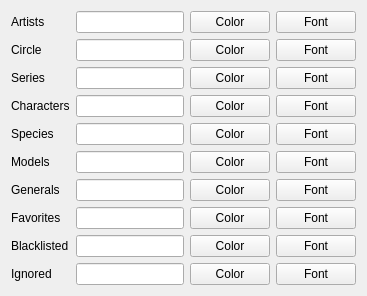
      <widget class="QWidget" name="pageInterfaceColoring">
       <layout class="QFormLayout" name="formLayout_11">
        <item row="0" column="0">
         <widget class="QLabel" name="label_30">
          <property name="text">
           <string>Artists</string>
          </property>
         </widget>
        </item>
        <item row="0" column="1">
         <layout class="QHBoxLayout" name="horizontalLayout_3" stretch="1,0,0">
          <item>
           <widget class="QLineEdit" name="lineColoringArtists">
            <property name="text">
             <string/>
            </property>
           </widget>
          </item>
          <item>
           <widget class="QPushButton" name="buttonColoringArtistsColor">
            <property name="text">
             <string>Color</string>
            </property>
           </widget>
          </item>
          <item>
           <widget class="QPushButton" name="buttonColoringArtistsFont">
            <property name="text">
             <string>Font</string>
            </property>
           </widget>
          </item>
         </layout>
        </item>
        <item row="1" column="0">
         <widget class="QLabel" name="label_15">
          <property name="text">
           <string>Circle</string>
          </property>
         </widget>
        </item>
        <item row="1" column="1">
         <layout class="QHBoxLayout" name="horizontalLayout_8">
          <item>
           <widget class="QLineEdit" name="lineColoringCircles"/>
          </item>
          <item>
           <widget class="QPushButton" name="buttonColoringCirclesColor">
            <property name="text">
             <string>Color</string>
            </property>
           </widget>
          </item>
          <item>
           <widget class="QPushButton" name="buttonColoringCirclesFont">
            <property name="text">
             <string>Font</string>
            </property>
           </widget>
          </item>
         </layout>
        </item>
        <item row="2" column="0">
         <widget class="QLabel" name="label_31">
          <property name="text">
           <string>Series</string>
          </property>
         </widget>
        </item>
        <item row="2" column="1">
         <layout class="QHBoxLayout" name="horizontalLayout_4">
          <item>
           <widget class="QLineEdit" name="lineColoringCopyrights"/>
          </item>
          <item>
           <widget class="QPushButton" name="buttonColoringCopyrightsColor">
            <property name="text">
             <string>Color</string>
            </property>
           </widget>
          </item>
          <item>
           <widget class="QPushButton" name="buttonColoringCopyrightsFont">
            <property name="text">
             <string>Font</string>
            </property>
           </widget>
          </item>
         </layout>
        </item>
        <item row="3" column="0">
         <widget class="QLabel" name="label_32">
          <property name="text">
           <string>Characters</string>
          </property>
         </widget>
        </item>
        <item row="3" column="1">
         <layout class="QHBoxLayout" name="horizontalLayout_5">
          <item>
           <widget class="QLineEdit" name="lineColoringCharacters"/>
          </item>
          <item>
           <widget class="QPushButton" name="buttonColoringCharactersColor">
            <property name="text">
             <string>Color</string>
            </property>
           </widget>
          </item>
          <item>
           <widget class="QPushButton" name="buttonColoringCharactersFont">
            <property name="text">
             <string>Font</string>
            </property>
           </widget>
          </item>
         </layout>
        </item>
        <item row="5" column="0">
         <widget class="QLabel" name="label_33">
          <property name="text">
           <string>Models</string>
          </property>
         </widget>
        </item>
        <item row="5" column="1">
         <layout class="QHBoxLayout" name="horizontalLayout_7" stretch="1,0,0">
          <item>
           <widget class="QLineEdit" name="lineColoringModels"/>
          </item>
          <item>
           <widget class="QPushButton" name="buttonColoringModelsColor">
            <property name="text">
             <string>Color</string>
            </property>
           </widget>
          </item>
          <item>
           <widget class="QPushButton" name="buttonColoringModelsFont">
            <property name="text">
             <string>Font</string>
            </property>
           </widget>
          </item>
         </layout>
        </item>
        <item row="6" column="0">
         <widget class="QLabel" name="label_34">
          <property name="text">
           <string>Generals</string>
          </property>
         </widget>
        </item>
        <item row="6" column="1">
         <layout class="QHBoxLayout" name="horizontalLayout_6" stretch="1,0,0">
          <item>
           <widget class="QLineEdit" name="lineColoringGenerals"/>
          </item>
          <item>
           <widget class="QPushButton" name="buttonColoringGeneralsColor">
            <property name="text">
             <string>Color</string>
            </property>
           </widget>
          </item>
          <item>
           <widget class="QPushButton" name="buttonColoringGeneralsFont">
            <property name="text">
             <string>Font</string>
            </property>
           </widget>
          </item>
         </layout>
        </item>
        <item row="7" column="0">
         <widget class="QLabel" name="label_45">
          <property name="text">
           <string>Favorites</string>
          </property>
         </widget>
        </item>
        <item row="7" column="1">
         <layout class="QHBoxLayout" name="horizontalLayout_10">
          <item>
           <widget class="QLineEdit" name="lineColoringFavorites"/>
          </item>
          <item>
           <widget class="QPushButton" name="buttonColoringFavoritesColor">
            <property name="text">
             <string>Color</string>
            </property>
           </widget>
          </item>
          <item>
           <widget class="QPushButton" name="buttonColoringFavoritesFont">
            <property name="text">
             <string>Font</string>
            </property>
           </widget>
          </item>
         </layout>
        </item>
        <item row="8" column="0">
         <widget class="QLabel" name="label_46">
          <property name="text">
           <string>Blacklisted</string>
          </property>
         </widget>
        </item>
        <item row="8" column="1">
         <layout class="QHBoxLayout" name="horizontalLayout_11">
          <item>
           <widget class="QLineEdit" name="lineColoringBlacklisteds"/>
          </item>
          <item>
           <widget class="QPushButton" name="buttonColoringBlacklistedsColor">
            <property name="text">
             <string>Color</string>
            </property>
           </widget>
          </item>
          <item>
           <widget class="QPushButton" name="buttonColoringBlacklistedsFont">
            <property name="text">
             <string>Font</string>
            </property>
           </widget>
          </item>
         </layout>
        </item>
        <item row="9" column="0">
         <widget class="QLabel" name="label_58">
          <property name="text">
           <string>Ignored</string>
          </property>
         </widget>
        </item>
        <item row="9" column="1">
         <layout class="QHBoxLayout" name="horizontalLayout_12">
          <item>
           <widget class="QLineEdit" name="lineColoringIgnoreds"/>
          </item>
          <item>
           <widget class="QPushButton" name="buttonColoringIgnoredsColor">
            <property name="text">
             <string>Color</string>
            </property>
           </widget>
          </item>
          <item>
           <widget class="QPushButton" name="buttonColoringIgnoredsFont">
            <property name="text">
             <string>Font</string>
            </property>
           </widget>
          </item>
         </layout>
        </item>
        <item row="4" column="0">
         <widget class="QLabel" name="label_87">
          <property name="text">
           <string>Species</string>
          </property>
         </widget>
        </item>
        <item row="4" column="1">
         <layout class="QHBoxLayout" name="horizontalLayout_22">
          <item>
           <widget class="QLineEdit" name="lineColoringSpecies"/>
          </item>
          <item>
           <widget class="QPushButton" name="buttonColoringSpeciesColor">
            <property name="text">
             <string>Color</string>
            </property>
           </widget>
          </item>
          <item>
           <widget class="QPushButton" name="buttonColoringSpeciesFont">
            <property name="text">
             <string>Font</string>
            </property>
           </widget>
          </item>
         </layout>
        </item>
       </layout>
       <zorder>label_30</zorder>
       <zorder>label_31</zorder>
       <zorder>label_32</zorder>
       <zorder>label_33</zorder>
       <zorder>label_34</zorder>
       <zorder>label_45</zorder>
       <zorder>label_46</zorder>
       <zorder>label_58</zorder>
       <zorder>label_15</zorder>
       <zorder>label_87</zorder>
      </widget>
